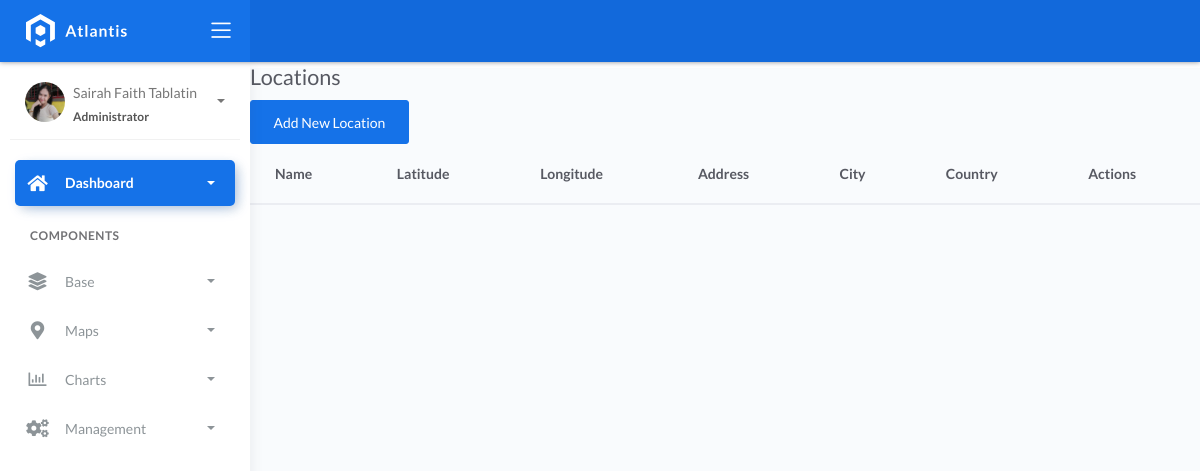
Page /locations/ on the earlier database version.
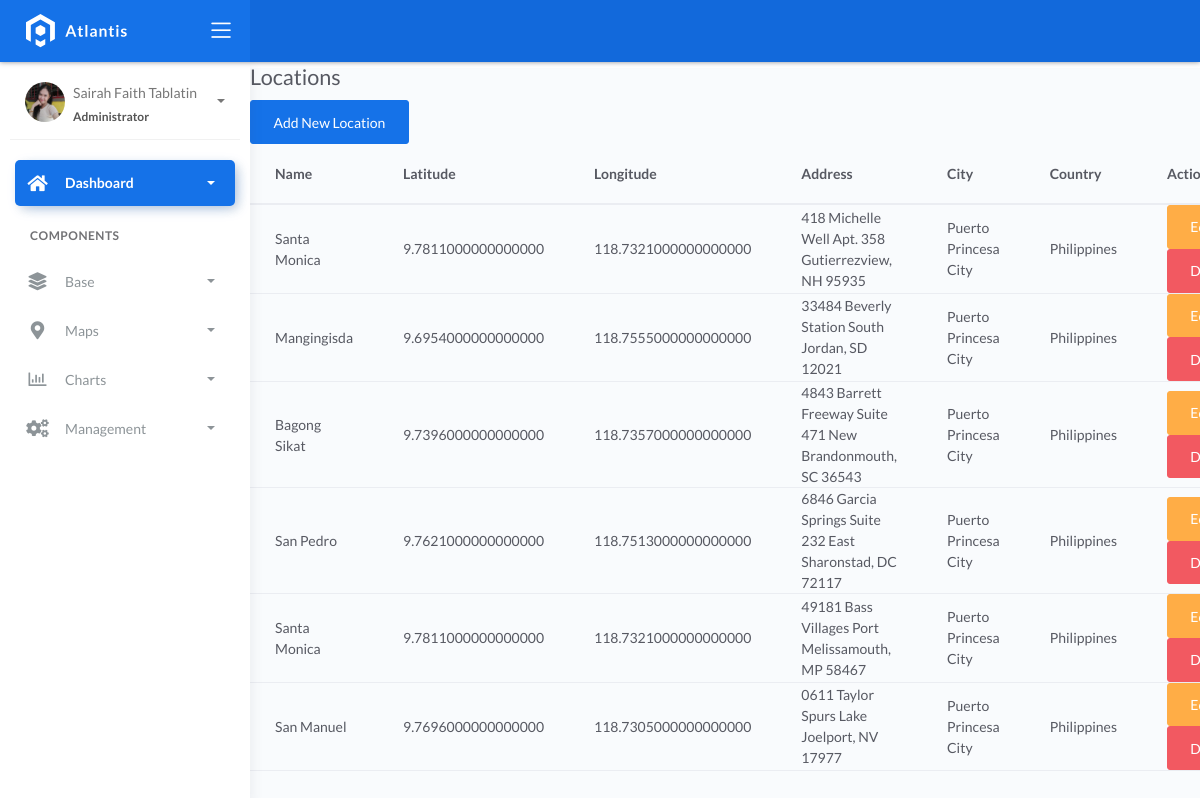
Same page on the later database version.
### fire/models.py (models this page shows)
class BaseModel(models.Model):
    created_at = models.DateTimeField(auto_now_add=True, db_index=True)
    updated_at = models.DateTimeField(auto_now=True)
    class Meta:
        abstract = True

class Locations(BaseModel):
    name = models.CharField(max_length=150)
    latitude = models.DecimalField(
        max_digits=22, decimal_places=16, null=True, blank=True)
    longitude = models.DecimalField(
        max_digits=22, decimal_places=16, null=True, blank=True)
    address = models.CharField(max_length=150)
    city = models.CharField(max_length=150)  # can be in separate table
    country = models.CharField(max_length=150)  # can be in separate table

### fire/views.py (the view)
# urls.py: path("locations/", LocationListView.as_view(), name="location-list"),
class LocationListView(ListView):
    model = Locations
    template_name = "location_list.html"

### templates/location_list.html
{% extends 'base.html' %}
{% block content %}
  <h2>Locations</h2>
  <a href="{% url 'location-create' %}" class="btn btn-primary">Add New Location</a>
  <table class="table">
    <thead>
      <tr>
        <th>Name</th>
        <th>Latitude</th>
        <th>Longitude</th>
        <th>Address</th>
        <th>City</th>
        <th>Country</th>
        <th>Actions</th>
      </tr>
    </thead>
    <tbody>
      {% for location in object_list %}
        <tr>
          <td>{{ location.name }}</td>
          <td>{{ location.latitude }}</td>
          <td>{{ location.longitude }}</td>
          <td>{{ location.address }}</td>
          <td>{{ location.city }}</td>
          <td>{{ location.country }}</td>
          <td>
            <a href="{% url 'location-update' location.pk %}" class="btn btn-warning">Edit</a>
            <a href="{% url 'location-delete' location.pk %}" class="btn btn-danger">Delete</a>
          </td>
        </tr>
      {% endfor %}
    </tbody>
  </table>
{% endblock %}

### templates/base.html (shortened to what this page needs)
{% load static %}
<!DOCTYPE html>
<html lang="en">
  <head>
    <link rel="stylesheet" href="{% static 'css/bootstrap.min.css' %}" />
    <link rel="stylesheet" href="{% static 'css/atlantis.min.css' %}" />
    <link rel="stylesheet" href="{% static 'css/demo.css' %}" />
  </head>
  <body>
    <div class="wrapper">
      <div class="main-header">
        <div class="logo-header" data-background-color="blue">
          <a href="index.html" class="logo"><img src="{% static 'img/logo.svg' %}" alt="navbar brand" class="navbar-brand" /></a>
          <div class="nav-toggle">
            <button class="btn btn-toggle toggle-sidebar"><i class="icon-menu"></i></button>
          </div>
        </div>
        <nav class="navbar navbar-header navbar-expand-lg" data-background-color="blue2">
        </nav>
      </div>
      <div class="sidebar sidebar-style-2">
        <div class="sidebar-wrapper scrollbar scrollbar-inner">
          <div class="sidebar-content">
            <div class="user">
              <div class="avatar-sm float-left mr-2">
                <img src="{% static 'img/SnVwvave.jpg' %}" alt="..." class="avatar-img rounded-circle" />
              </div>
              <div class="info">
                <a data-toggle="collapse" href="#collapseExample" aria-expanded="true">
                  <span>
                    Sairah Faith Tablatin
                    <span class="user-level">Administrator</span>
                    <span class="caret"></span>
                  </span>
                </a>
              </div>
            </div>
            <ul class="nav nav-primary">
              <li class="nav-item active">
                <a data-toggle="collapse" href="#dashboard" class="collapsed" aria-expanded="false">
                  <i class="fas fa-home"></i>
                  <p>Dashboard</p>
                  <span class="caret"></span>
                </a>
              </li>
              <li class="nav-section">
                <h4 class="text-section">Components</h4>
              </li>
              <li class="nav-item">
                <a data-toggle="collapse" href="#base">
                  <i class="fas fa-layer-group"></i>
                  <p>Base</p>
                  <span class="caret"></span>
                </a>
              </li>
              <li class="nav-item">
                <a data-toggle="collapse" href="#maps">
                  <i class="fas fa-map-marker-alt"></i>
                  <p>Maps</p>
                  <span class="caret"></span>
                </a>
              </li>
              <li class="nav-item">
                <a data-toggle="collapse" href="#charts">
                  <i class="far fa-chart-bar"></i>
                  <p>Charts</p>
                  <span class="caret"></span>
                </a>
              </li>
              <li class="nav-item">
                <a data-toggle="collapse" href="#management">
                  <i class="fas fa-cogs"></i>
                  <p>Management</p>
                  <span class="caret"></span>
                </a>
              </li>
            </ul>
          </div>
        </div>
      </div>
      <div class="main-panel">
        <div class="content">
          {% block content %}
          {% endblock %}
        </div>
      </div>
      <footer class="footer">
        <div class="container-fluid">
          <nav class="pull-left">
            <ul class="nav">
              <li class="nav-item">
                <a class="nav-link" href="https://www.themekita.com">ThemeKita</a>
              </li>
              <li class="nav-item">
                <a class="nav-link" href="#">Help</a>
              </li>
              <li class="nav-item">
                <a class="nav-link" href="#">Licenses</a>
              </li>
            </ul>
          </nav>
          <div class="copyright ml-auto">
            2018, made with  by <a href="https://www.themekita.com">ThemeKita</a>
          </div>
        </div>
      </footer>
    </div>
  </body>
</html>

Differences in the rows shown:
added Locations: name "Santa Monica", latitude "9.7811000000000000", longitude "118.7321000000000000", address "418 Michelle Well Apt. 358 Gutierrezview, NH 95935", city "Puerto Princesa City", country "Philippines"
added Locations: name "Mangingisda", latitude "9.6954000000000000", longitude "118.7555000000000000", address "33484 Beverly Station South Jordan, SD 12021", city "Puerto Princesa City", country "Philippines"
added Locations: name "Bagong Sikat", latitude "9.7396000000000000", longitude "118.7357000000000000", address "4843 Barrett Freeway Suite 471 New Brandonmouth, SC 36543", city "Puerto Princesa City", country "Philippines"
added Locations: name "San Pedro", latitude "9.7621000000000000", longitude "118.7513000000000000", address "6846 Garcia Springs Suite 232 East Sharonstad, DC 72117", city "Puerto Princesa City", country "Philippines"
added Locations: name "Santa Monica", latitude "9.7811000000000000", longitude "118.7321000000000000", address "49181 Bass Villages Port Melissamouth, MP 58467", city "Puerto Princesa City", country "Philippines"
added Locations: name "San Manuel", latitude "9.7696000000000000", longitude "118.7305000000000000", address "0611 Taylor Spurs Lake Joelport, NV 17977", city "Puerto Princesa City", country "Philippines"
